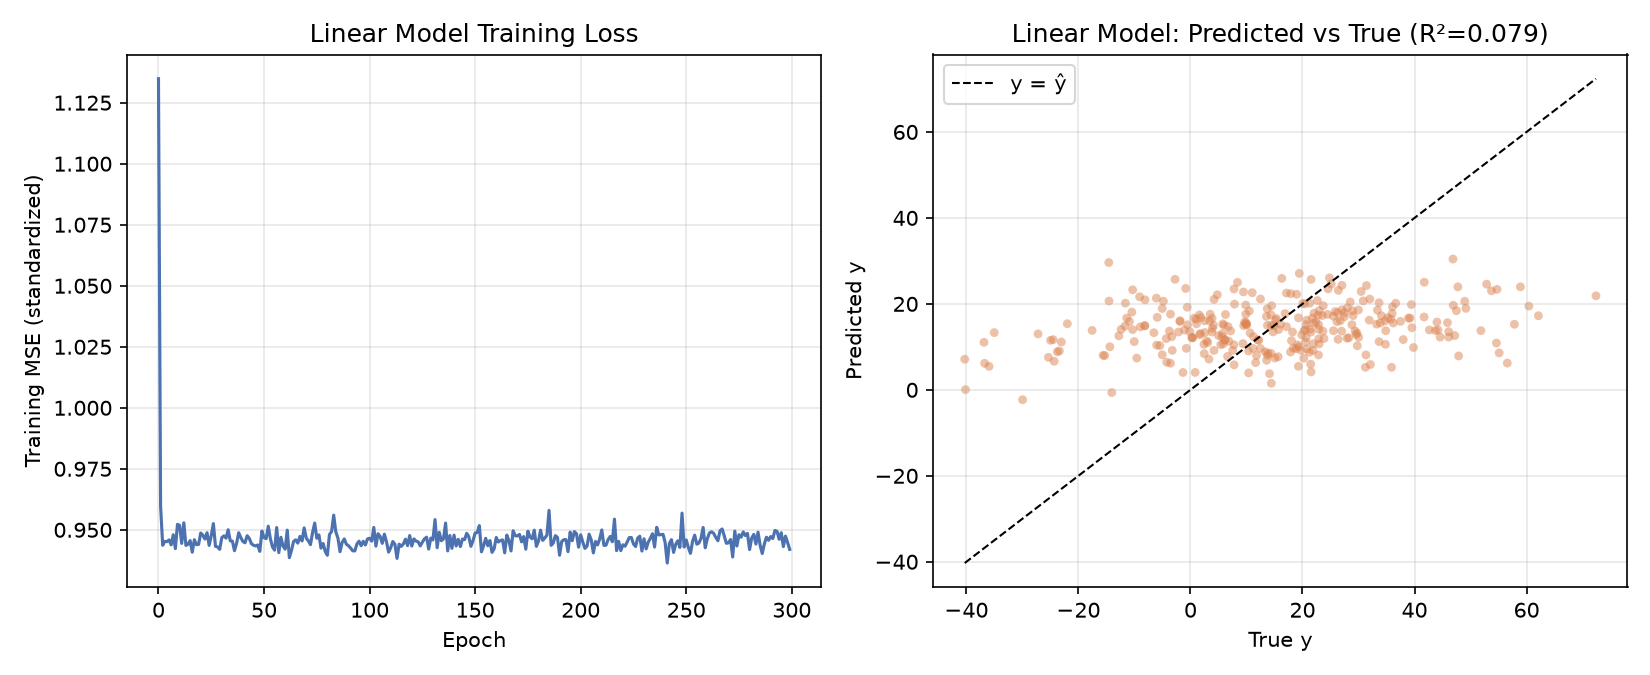

Here is the Python script that generated this plot:
"""
任务 2.01_一、机器学习深度学习基础知识问答：使用 PyTorch 搭建线性回归模型，拟合 make_friedman1 非线性回归数据
"""

import numpy as np
import torch
import torch.nn as nn
from sklearn.datasets import make_friedman1
from sklearn.model_selection import train_test_split
from sklearn.preprocessing import StandardScaler
from sklearn.metrics import mean_squared_error, r2_score
import matplotlib.pyplot as plt

torch.manual_seed(42)
np.random.seed(42)

# ---------------------------------------------------------------
# 01_一、机器学习深度学习基础知识问答. 数据生成
# ---------------------------------------------------------------
X, y = make_friedman1(n_samples=1500, n_features=10, noise=20.0, random_state=42)

# ---------------------------------------------------------------
# 2. 划分训练集 / 测试集
# ---------------------------------------------------------------
X_train, X_test, y_train, y_test = train_test_split(
    X, y, test_size=0.2, random_state=42
)

# ---------------------------------------------------------------
# 3. 标准化：对特征和目标都做标准化，有利于梯度下降收敛
#    （测试集必须用训练集的均值/方差进行变换，避免信息泄漏）
# ---------------------------------------------------------------
x_scaler = StandardScaler().fit(X_train)
y_scaler = StandardScaler().fit(y_train.reshape(-1, 1))

X_train_s = x_scaler.transform(X_train)
X_test_s = x_scaler.transform(X_test)
y_train_s = y_scaler.transform(y_train.reshape(-1, 1))
y_test_s = y_scaler.transform(y_test.reshape(-1, 1))

X_train_t = torch.tensor(X_train_s, dtype=torch.float32)
y_train_t = torch.tensor(y_train_s, dtype=torch.float32)
X_test_t = torch.tensor(X_test_s, dtype=torch.float32)
y_test_t = torch.tensor(y_test_s, dtype=torch.float32)

train_dataset = torch.utils.data.TensorDataset(X_train_t, y_train_t)
train_loader = torch.utils.data.DataLoader(train_dataset, batch_size=64, shuffle=True)

# ---------------------------------------------------------------
# 4. 模型定义：不含隐藏层的线性回归 —— 等价于 y = Wx + b
# ---------------------------------------------------------------
class LinearRegressionModel(nn.Module):
    def __init__(self, in_features):
        super().__init__()
        self.linear = nn.Linear(in_features, 1)

    def forward(self, x):
        return self.linear(x)


model = LinearRegressionModel(in_features=X_train.shape[1])
criterion = nn.MSELoss()
optimizer = torch.optim.Adam(model.parameters(), lr=0.01)

# ---------------------------------------------------------------
# 5. 训练
# ---------------------------------------------------------------
epochs = 300
loss_history = []

for epoch in range(1, epochs + 1):
    model.train()
    epoch_losses = []
    for xb, yb in train_loader:
        optimizer.zero_grad()
        pred = model(xb)
        loss = criterion(pred, yb)
        loss.backward()
        optimizer.step()
        epoch_losses.append(loss.item())
    loss_history.append(np.mean(epoch_losses))

    if epoch % 50 == 0:
        print(f"Epoch {epoch:3d} | Train MSE (standardized): {loss_history[-1]:.4f}")

# ---------------------------------------------------------------
# 6. 测试集评估（还原到原始 y 尺度再算指标，更直观）
# ---------------------------------------------------------------
model.eval()
with torch.no_grad():
    pred_test_s = model(X_test_t).numpy()

pred_test = y_scaler.inverse_transform(pred_test_s).ravel()

mse = mean_squared_error(y_test, pred_test)
rmse = np.sqrt(mse)
mae = np.mean(np.abs(y_test - pred_test))
r2 = r2_score(y_test, pred_test)

print("\n===== 测试集结果 =====")
print(f"MSE : {mse:.4f}")
print(f"RMSE: {rmse:.4f}")
print(f"MAE : {mae:.4f}")
print(f"R^2 : {r2:.4f}")

# ---------------------------------------------------------------
# 7. 可视化：训练损失曲线 + 预测值 vs 真实值散点图
# ---------------------------------------------------------------
fig, axes = plt.subplots(1, 2, figsize=(11, 4.5))

axes[0].plot(loss_history, color="#4C72B0")
axes[0].set_xlabel("Epoch")
axes[0].set_ylabel("Training MSE (standardized)")
axes[0].set_title("Linear Model Training Loss")
axes[0].grid(alpha=0.3)

axes[1].scatter(y_test, pred_test, alpha=0.5, s=18, color="#DD8452", edgecolor="none")
lims = [min(y_test.min(), pred_test.min()), max(y_test.max(), pred_test.max())]
axes[1].plot(lims, lims, "k--", linewidth=1, label="y = ŷ")
axes[1].set_xlabel("True y")
axes[1].set_ylabel("Predicted y")
axes[1].set_title(f"Linear Model: Predicted vs True (R²={r2:.3f})")
axes[1].legend()
axes[1].grid(alpha=0.3)

plt.tight_layout()
plt.savefig("linear_noise=20.0.png", dpi=150)
plt.show()
